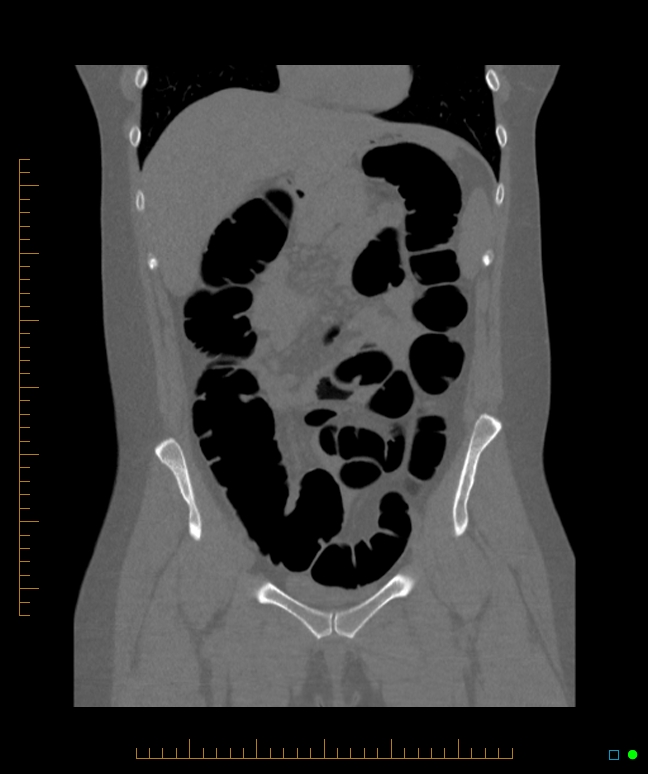
#> input picture Bai1/8.-CT-Virtual-Colonography.jpg, 648 x 774 px, found by its file name
$ python kernel_filter.py
#> lines starting #> are read from the running program, lines starting #| are printed output that depends on the picture
import numpy as np
import cv2 as cv
import matplotlib.pyplot as plt
import time

#boxfilter
I=cv.imread('D:\COMPUTER_VISION_TEAMWORK\Code_bai_1\8.-CT-Virtual-Colonography.jpg')
#> I is the input picture: shape (774, 648, 3); mean B, G, R 49.5, 49.7, 49.8
kernel=np.ones((9,9))/81
output=cv.filter2D(src=I,ddepth=-1,kernel=kernel)
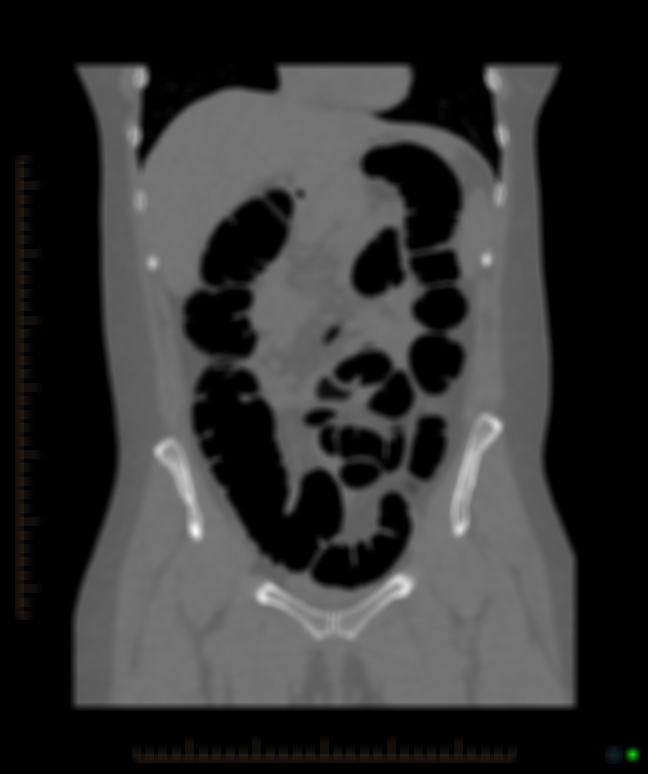
#> output: shape (774, 648, 3); mean B, G, R 49.5, 49.7, 49.8


plt.subplot(121)
plt.imshow(I)
plt.title('Original')
plt.xticks([])
plt.yticks([])
plt.subplot(122)
plt.imshow(output)
plt.title('Averaging')
plt.xticks([])
plt.yticks([])
plt.show(block=False)
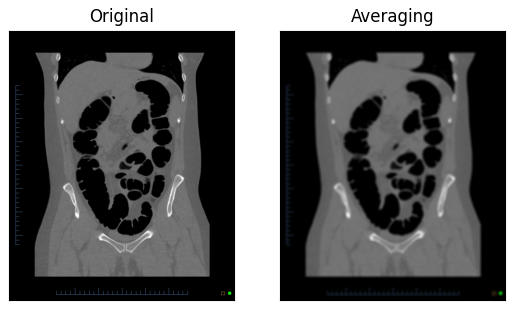
#> figure drawn by matplotlib, 2 panels; B, G, R data is drawn as R, G, B
plt.pause(20)
plt.close()
